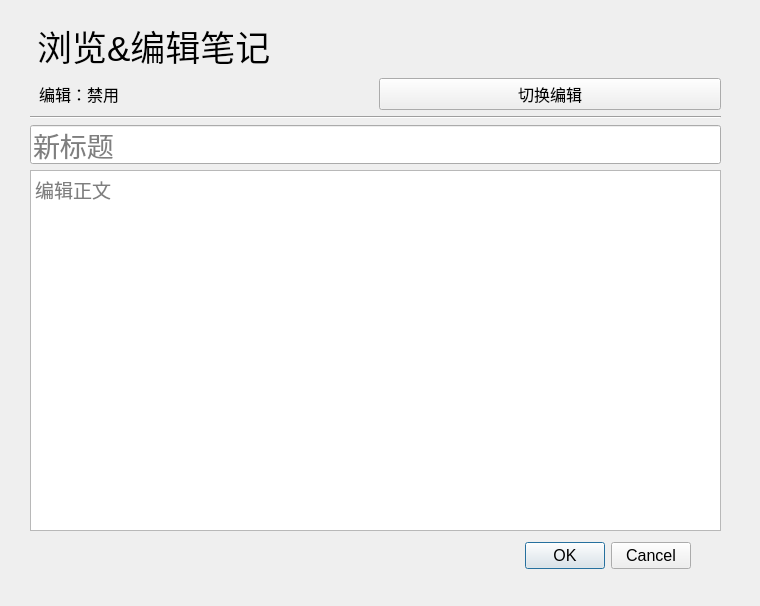
<?xml version="1.0" encoding="UTF-8"?>
<ui version="4.0">
 <class>EditWindow</class>
 <widget class="QDialog" name="EditWindow">
  <property name="geometry">
   <rect>
    <x>0</x>
    <y>0</y>
    <width>760</width>
    <height>606</height>
   </rect>
  </property>
  <property name="windowTitle">
   <string>查看&amp;编辑 - easyLog</string>
  </property>
  <widget class="QDialogButtonBox" name="buttonBox">
   <property name="geometry">
    <rect>
     <x>350</x>
     <y>540</y>
     <width>341</width>
     <height>32</height>
    </rect>
   </property>
   <property name="font">
    <font>
     <family>Microsoft YaHei UI</family>
     <pointsize>12</pointsize>
    </font>
   </property>
   <property name="orientation">
    <enum>Qt::Horizontal</enum>
   </property>
   <property name="standardButtons">
    <set>QDialogButtonBox::Cancel|QDialogButtonBox::Ok</set>
   </property>
  </widget>
  <widget class="QWidget" name="verticalLayoutWidget">
   <property name="geometry">
    <rect>
     <x>30</x>
     <y>20</y>
     <width>691</width>
     <height>511</height>
    </rect>
   </property>
   <layout class="QVBoxLayout" name="verticalLayout">
    <item>
     <widget class="QLabel" name="title">
      <property name="font">
       <font>
        <family>Microsoft YaHei UI</family>
        <pointsize>26</pointsize>
       </font>
      </property>
      <property name="text">
       <string>浏览&amp;编辑笔记</string>
      </property>
      <property name="indent">
       <number>7</number>
      </property>
     </widget>
    </item>
    <item>
     <layout class="QHBoxLayout" name="head">
      <item>
       <widget class="QLabel" name="editState">
        <property name="font">
         <font>
          <family>Microsoft YaHei UI</family>
          <pointsize>12</pointsize>
         </font>
        </property>
        <property name="text">
         <string>编辑：禁用</string>
        </property>
        <property name="indent">
         <number>9</number>
        </property>
       </widget>
      </item>
      <item>
       <widget class="QPushButton" name="switchEdit">
        <property name="font">
         <font>
          <family>Microsoft YaHei UI</family>
          <pointsize>12</pointsize>
         </font>
        </property>
        <property name="text">
         <string>切换编辑</string>
        </property>
       </widget>
      </item>
     </layout>
    </item>
    <item>
     <widget class="Line" name="line">
      <property name="orientation">
       <enum>Qt::Horizontal</enum>
      </property>
     </widget>
    </item>
    <item>
     <widget class="QLineEdit" name="lineEdit">
      <property name="sizePolicy">
       <sizepolicy hsizetype="Expanding" vsizetype="Fixed">
        <horstretch>0</horstretch>
        <verstretch>0</verstretch>
       </sizepolicy>
      </property>
      <property name="font">
       <font>
        <family>Microsoft YaHei UI</family>
        <pointsize>20</pointsize>
       </font>
      </property>
      <property name="maxLength">
       <number>40</number>
      </property>
      <property name="placeholderText">
       <string>新标题</string>
      </property>
     </widget>
    </item>
    <item>
     <widget class="QTextEdit" name="text">
      <property name="font">
       <font>
        <family>Microsoft YaHei UI</family>
        <pointsize>14</pointsize>
       </font>
      </property>
      <property name="html">
       <string>&lt;!DOCTYPE HTML PUBLIC &quot;-//W3C//DTD HTML 4.0//EN&quot; &quot;http://www.w3.org/TR/REC-html40/strict.dtd&quot;&gt;
&lt;html&gt;&lt;head&gt;&lt;meta name=&quot;qrichtext&quot; content=&quot;1&quot; /&gt;&lt;style type=&quot;text/css&quot;&gt;
p, li { white-space: pre-wrap; }
&lt;/style&gt;&lt;/head&gt;&lt;body style=&quot; font-family:'Microsoft YaHei UI'; font-size:14pt; font-weight:400; font-style:normal;&quot;&gt;
&lt;p style=&quot;-qt-paragraph-type:empty; margin-top:0px; margin-bottom:0px; margin-left:0px; margin-right:0px; -qt-block-indent:0; text-indent:0px;&quot;&gt;&lt;br /&gt;&lt;/p&gt;&lt;/body&gt;&lt;/html&gt;</string>
      </property>
      <property name="placeholderText">
       <string>编辑正文</string>
      </property>
     </widget>
    </item>
   </layout>
  </widget>
 </widget>
 <resources/>
 <connections>
  <connection>
   <sender>buttonBox</sender>
   <signal>accepted()</signal>
   <receiver>EditWindow</receiver>
   <slot>accept()</slot>
   <hints>
    <hint type="sourcelabel">
     <x>248</x>
     <y>254</y>
    </hint>
    <hint type="destinationlabel">
     <x>157</x>
     <y>274</y>
    </hint>
   </hints>
  </connection>
  <connection>
   <sender>buttonBox</sender>
   <signal>rejected()</signal>
   <receiver>EditWindow</receiver>
   <slot>reject()</slot>
   <hints>
    <hint type="sourcelabel">
     <x>316</x>
     <y>260</y>
    </hint>
    <hint type="destinationlabel">
     <x>286</x>
     <y>274</y>
    </hint>
   </hints>
  </connection>
 </connections>
</ui>
